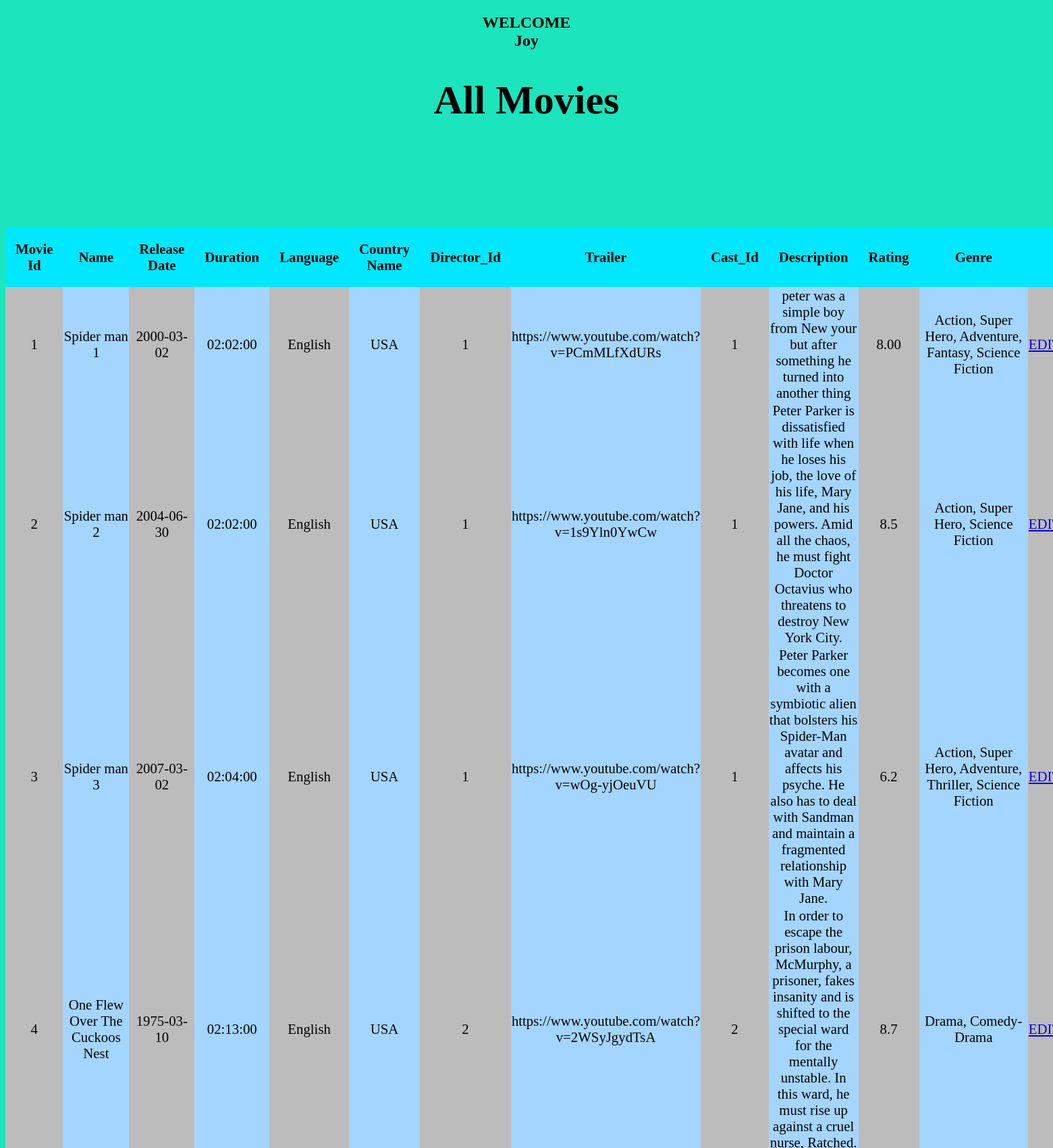
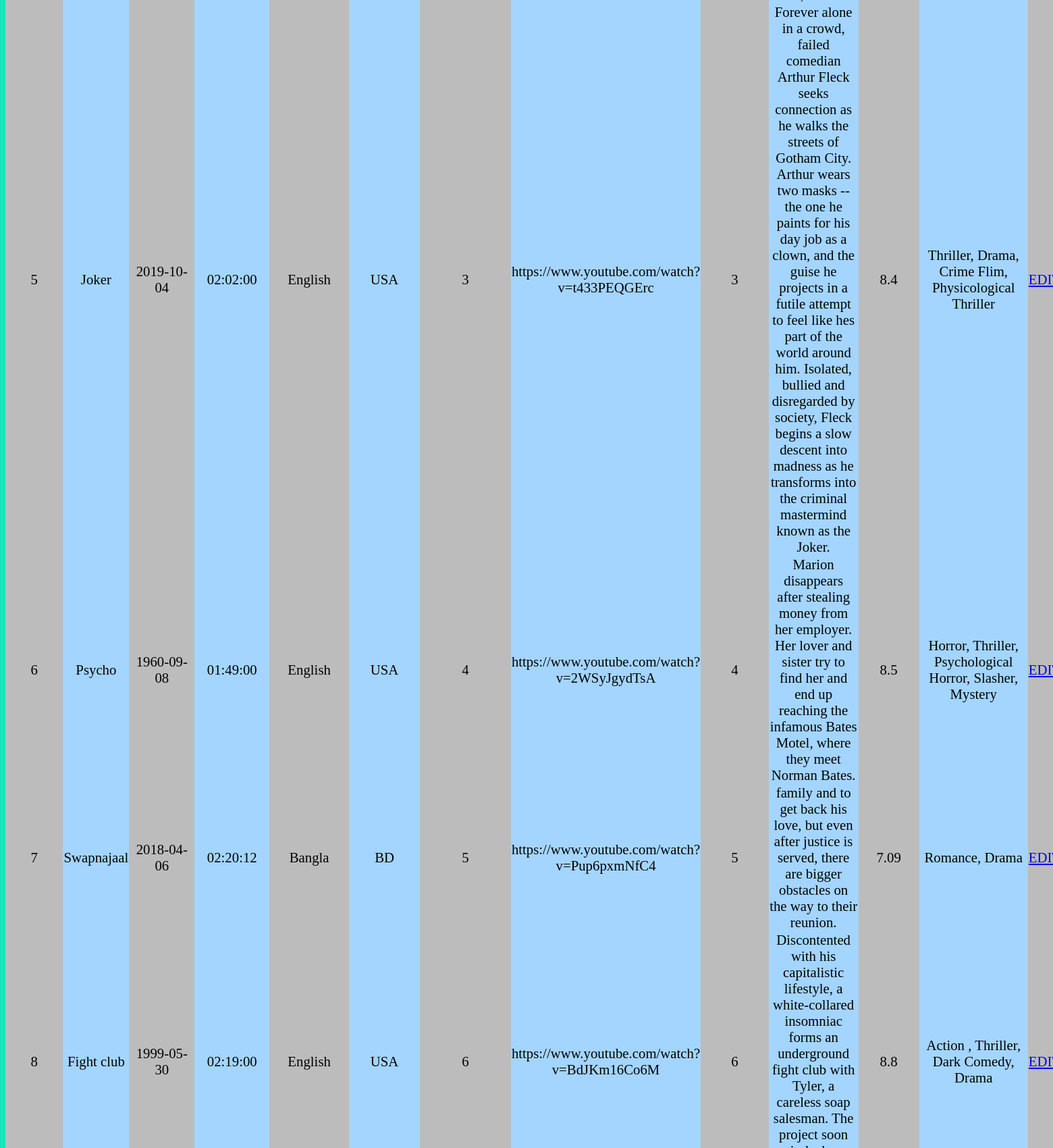
/admin_view_movie.php (signed in, upper part), run on the app's committed database (2 pictures, top to bottom).
### tables this page shows
CREATE TABLE `movie` (
  `ID` int(11) NOT NULL,
  `name` varchar(100) NOT NULL,
  `release_date` date DEFAULT NULL,
  `Duration` time NOT NULL,
  `Language` enum('Bangla','English','Hindi') NOT NULL,
  `Country_Name` char(5) NOT NULL,
  `Director_Id` int(11) NOT NULL,
  `Trailer` blob DEFAULT NULL,
  `Cast_ID` varchar(45) NOT NULL,
  `Description` longtext DEFAULT NULL,
  `Rating` text DEFAULT NULL,
  `Genre` text NOT NULL
);

### admin_view_movie.php (the view, shortened to what this page needs)
<!DOCTYPE html>
<html lang="en" dir="ltr">
  <head>
    <meta charset="utf-8"><link rel="stylesheet" href="./admin_view_movie.css">
  </head>
  <body>
    <center><h2>WELCOME <br>
      <?php echo $_SESSION['name']; ?></h2> </center>
      <center><h1>All Movies</h1></center>
<table class="motable">
<thead>
  <tr>
    <th>Movie Id</th>
      <th> Name</th>
        <th>Release Date</th>
          <th>Duration</th>
          <th>Language</th>
          <th>Country Name</th>
          <th>Director_Id</th>
          <th>Trailer</th>
          <th>Cast_Id</th>
          <th>Description</th>
          <th>Rating</th>
          <th>Genre</th>
          <th></th>
  </tr>
</thead>
<?php
include('./connect.php');
$view_movie="select *from movie";
$run=mysqli_query($conn,$view_movie);
while($row=mysqli_fetch_array($run)){
$Movie_Id =$row[0];
$Movie_name =$row[1];
$Release_date =$row[2];
$Duration =$row[3];
$Language =$row[4];
$Country_name =$row[5];
$Director_Id =$row[6];
$Trailer =$row[7];
$Cast_Id =$row[8];
$Description =$row[9];
$Rating =$row[10];
$Genre =$row[11];
?>
<tbody>
<tr>
<td><?php echo $Movie_Id;  ?></td>
<td><?php echo $Movie_name;  ?></td>
<td><?php echo $Release_date;  ?></td>
<td><?php echo $Duration;  ?></td>
<td><?php echo $Language;  ?></td>
<td><?php echo $Country_name;  ?></td>
<td><?php echo $Director_Id;  ?></td>
<td><?php echo $Trailer;  ?></td>
<td><?php echo $Cast_Id ;  ?></td>
<td><?php echo $Description;  ?></td>
<td><?php echo $Rating;  ?></td>
<td><?php echo $Genre;  ?></td>
<td>
  <a href="./movie_edit.php?id=<?php echo $Movie_Id?>">EDIT</a>
</td>
</tr>
</tbody>
<?php
}
?>
  </table>
  </body>
</html>

### admin_view_movie.css (style rules this page uses)
h1 { color: black; text-align: center; font-size: 60px; }
body { background-color: #1AE5BD }
.motable { width: 100%; margin-top: 10%; margin-right: auto; margin-bottom: 20px; border-collapse: collapse; font-size: 1.3em; min-width: 400px; }
.motable thead tr { background-color: #00E8FF; color: black; text-align: center; }
.motable tbody tr { text-align: center; }
.motable th, .motable tr { padding: 20px 15px; }
.motable td:nth-child(2n+1) { background-color: #BCBCBC; }
.motable td:nth-child(2n+2) { background-color: #A3D5FF; }

### data on the page
movie: ID "1", name "Spider man 1", release_date "2000-03-02", Duration "02:02:00", Language "English", Country_Name "USA", Director_Id "1", Trailer "https://www.youtube.com/watch?v=PCmMLfXdURs", Cast_ID "1", Description "peter was a simple boy from New your but after something he turned into another thing", Rating "8.00", Genre "Action, Super Hero, Adventure, Fantasy, Science Fiction"
movie: ID "2", name "Spider man 2", release_date "2004-06-30", Duration "02:02:00", Language "English", Country_Name "USA", Director_Id "1", Trailer "https://www.youtube.com/watch?v=1s9Yln0YwCw", Cast_ID "1", Description "Peter Parker is dissatisfied with life when he loses his job, the love of his life, Mary Jane, and his powers. Amid all the chaos, he must fight Doctor Octavius who threatens to destroy New York City.", Rating "8.5", Genre "Action, Super Hero, Science Fiction"
movie: ID "3", name "Spider man 3", release_date "2007-03-02", Duration "02:04:00", Language "English", Country_Name "USA", Director_Id "1", Trailer "https://www.youtube.com/watch?v=wOg-yjOeuVU", Cast_ID "1", Description "Peter Parker becomes one with a symbiotic alien that bolsters his Spider-Man avatar and affects his psyche. He also has to deal with Sandman and maintain a fragmented relationship with Mary Jane.", Rating "6.2", Genre "Action, Super Hero, Adventure, Thriller, Science Fiction"
movie: ID "4", name "One Flew Over The Cuckoos Nest", release_date "1975-03-10", Duration "02:13:00", Language "English", Country_Name "USA", Director_Id "2", Trailer "https://www.youtube.com/watch?v=2WSyJgydTsA", Cast_ID "2", Description "In order to escape the prison labour, McMurphy, a prisoner, fakes insanity and is shifted to the special ward for the mentally unstable. In this ward, he must rise up against a cruel nurse, Ratched.", Rating "8.7", Genre "Drama, Comedy-Drama"
movie: ID "5", name "Joker", release_date "2019-10-04", Duration "02:02:00", Language "English", Country_Name "USA", Director_Id "3", Trailer "https://www.youtube.com/watch?v=t433PEQGErc", Cast_ID "3", Description "Forever alone in a crowd, failed comedian Arthur Fleck seeks connection as he walks the streets of Gotham City. Arthur wears two masks -- the one he paints for his day job as a clown, and the guise he projects in a futile attempt to feel like hes part of the world around him. Isolated, bullied and disregarded by society, Fleck begins a slow descent into madness as he transforms into the criminal mastermind known as the Joker.", Rating "8.4", Genre "Thriller, Drama, Crime Flim, Physicological Thriller"
movie: ID "6", name "Psycho", release_date "1960-09-08", Duration "01:49:00", Language "English", Country_Name "USA", Director_Id "4", Trailer "https://www.youtube.com/watch?v=2WSyJgydTsA", Cast_ID "4", Description "Marion disappears after stealing money from her employer. Her lover and sister try to find her and end up reaching the infamous Bates Motel, where they meet Norman Bates.", Rating "8.5", Genre "Horror, Thriller, Psychological Horror, Slasher, Mystery"
movie: ID "7", name "Swapnajaal", release_date "2018-04-06", Duration "02:20:12", Language "Bangla", Country_Name "BD", Director_Id "5", Trailer "https://www.youtube.com/watch?v=Pup6pxmNfC4", Cast_ID "5", Description "family and to get back his love, but even after justice is served, there are bigger obstacles on the way to their reunion.", Rating "7.09", Genre "Romance, Drama"
movie: ID "8", name "Fight club", release_date "1999-05-30", Duration "02:19:00", Language "English", Country_Name "USA", Director_Id "6", Trailer "https://www.youtube.com/watch?v=BdJKm16Co6M", Cast_ID "6", Rating "8.8", Genre "Action , Thriller, Dark Comedy, Drama"

### other printed values
$_SESSION['name'] "Joy"
